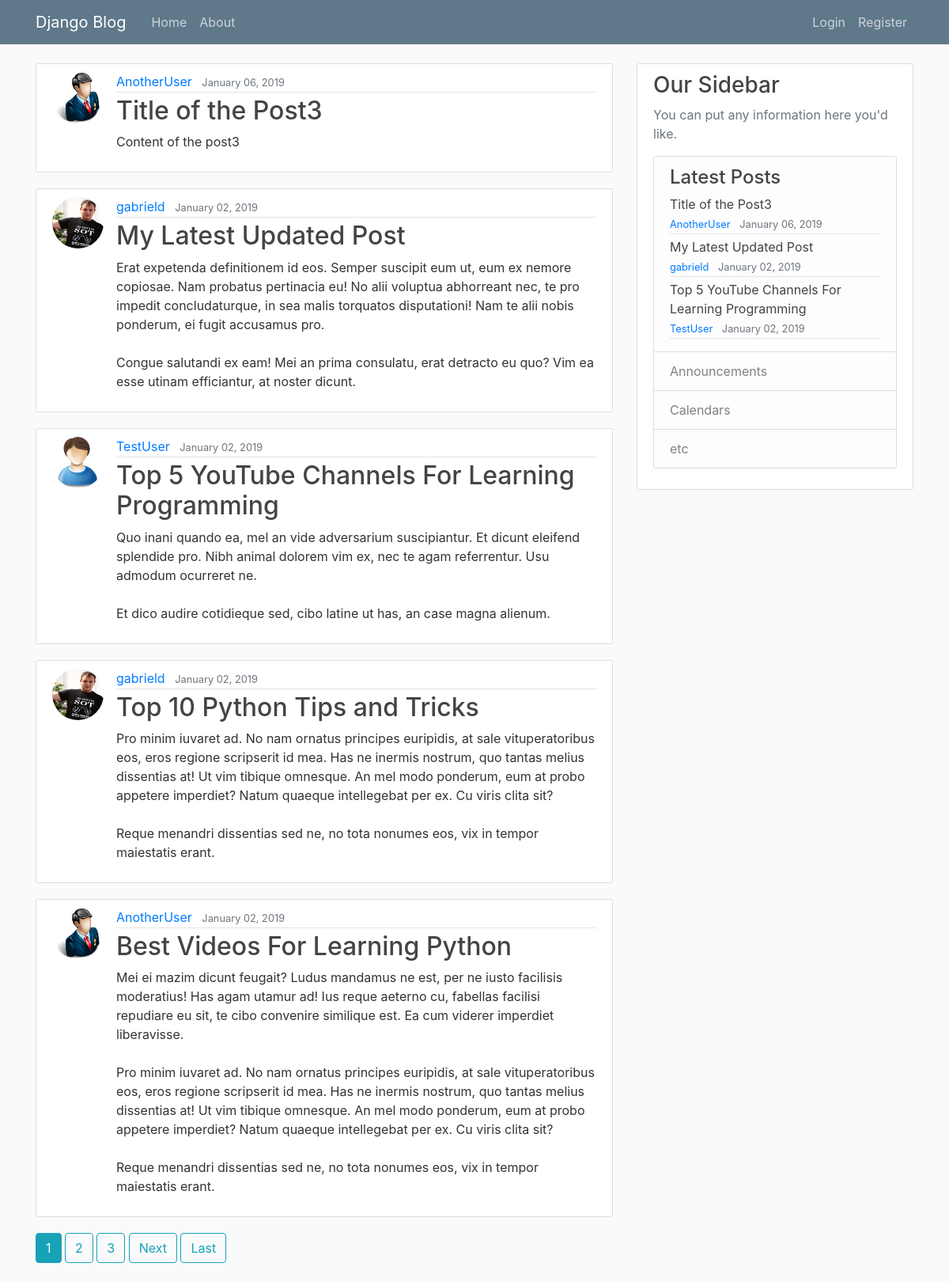
The page / on the database its author committed.
### blog/models.py (models this page shows, shortened)
class Post(models.Model):
    title = models.CharField(max_length=100)
    content = models.TextField()
    date_posted = models.DateTimeField(default=timezone.now)
    author = models.ForeignKey(User, on_delete=models.CASCADE)

### users/models.py (models this page shows, shortened)
class Profile(models.Model):
    user = models.OneToOneField(User, on_delete=models.CASCADE)
    image = models.ImageField(default='default.jpg', upload_to='profile_pics')

### blog/views.py (the view)
# urls.py: path('', PostListView.as_view(), name='blog-home'),
class PostListView(SlideBar, ListView):
    model = Post
    template_name = 'blog/home.html'  # <app>/<model>_<viewtype>.html
    context_object_name = 'posts'
    ordering = ['-date_posted']
    paginate_by = 5  # pagination functionality (from django.core.paginator import Paginator)

### blog/views.py (called while the page is built)
    def get_context_data(self, **kwargs):
        context = super().get_context_data(**kwargs)
        context['lastes'] = self.lastes
        return context

### blog/templates/blog/home.html (shortened to what this page needs)
{% extends "blog/base.html" %}
{% block content %}
    {% for post in posts %}
        <article class="media content-section">
            <img class="rounded-circle article-img" src="{{ post.author.profile.image.url }}" alt="{{ post.author }}">
          <div class="media-body">
            <div class="article-metadata">
              <a class="mr-2" href="{% url 'user-posts' post.author.username %}">{{ post.author }}</a>
              <small class="text-muted">{{ post.date_posted|date:"F d, Y" }}</small>
            </div>
            <h2><a class="article-title" href="{% url 'post-detail' post.id %}">{{ post.title }}</a></h2>
            <p class="article-content">{{ post.content }}</p>
          </div>
        </article>
    {% endfor %}
    {% if is_paginated %}
        {% for num in page_obj.paginator.page_range %}
            {% if page_obj.number == num %}
                <a class="btn btn-info mb-4" href="?page={{ num }}">{{ num }}</a>
            {% elif num > page_obj.number|add:'-3' and num < page_obj.number|add:'3' %}
                <a class="btn btn-outline-info mb-4" href="?page={{ num }}">{{ num }}</a>
            {% endif %}
        {% endfor %}
        {% if page_obj.has_next %}
            <a class="btn btn-outline-info mb-4" href="?page={{ page_obj.next_page_number}}">Next</a>
            <a class="btn btn-outline-info mb-4" href="?page={{ page_obj.paginator.num_pages}}">Last</a>
        {% endif %}
    {% endif %}
{% endblock content %}

### blog/templates/blog/base.html (shortened to what this page needs)
{% load static %}
<!DOCTYPE html>
<html lang="en">
<head>
    <link rel="stylesheet" href="https://maxcdn.bootstrapcdn.com/bootstrap/4.0.0/css/bootstrap.min.css">
    <link rel="stylesheet" href="{% static 'blog/main.css' %}">
</head>
<body>
    <header class="site-header">
      <nav class="navbar navbar-expand-md navbar-dark bg-steel fixed-top">
        <div class="container">
          <a class="navbar-brand mr-4" href="{% url 'blog-home'%}">Django Blog</a>
          <div class="collapse navbar-collapse" id="navbarToggle">
            <div class="navbar-nav mr-auto">
              <a class="nav-item nav-link" href="{% url 'blog-home'%}">Home</a>
              <a class="nav-item nav-link" href="{% url 'blog-about'%}">About</a>
            </div>
            <div class="navbar-nav">
                {% if user.is_authenticated %}
                    <a class="nav-item nav-link" href="{% url 'post-create'%}">New Post</a>
                    <a class="nav-item nav-link" href="{% url 'profile'%}">{{ user.username }}'s Profile</a>
                    <a class="nav-item nav-link" href="{% url 'logout'%}">Logout</a>
               {% else %}
                    <a class="nav-item nav-link" href="{% url 'login'%}">Login</a>
                    <a class="nav-item nav-link" href="{% url 'register'%}">Register</a>
                {% endif %}
            </div>
          </div>
        </div>
      </nav>
    </header>
    <main role="main" class="container">
      <div class="row">
        <div class="col-md-8">
            {% block content %}{% endblock %}
        </div>
        <div class="col-md-4">
           {% block slide_bar %} {% include "blog/slidebar.html" %} {% endblock %}
        </div>
      </div>
    </main>
</body>
</html>

### blog/templates/blog/slidebar.html (shortened to what this page needs)
{% load static %}
<!DOCTYPE html>
<html lang="en">
    <div class="content-section">
        <h3>Our Sidebar</h3>
        <p class='text-muted'>You can put any information here you'd like.
            <ul class="list-group">
                <li class="list-group-item list-group-item-light">
                    <h4>Latest Posts</h4>
                        {% for post in lastes %}
                            <a class="article-title" href="{% url 'post-detail' post.id %}">{{ post.title }}</a>
                            <div class="article-metadata">
                                <small class="text-muted">
                                    <a class="mr-2" href="{% url 'user-posts' post.author.username %}">{{ post.author }}</a>
                                    {{ post.date_posted|date:"F d, Y" }}
                                </small>
                           </div>
                         {% endfor %}
                </li>
                <li class="list-group-item list-group-item-light">Announcements</li>
                <li class="list-group-item list-group-item-light">Calendars</li>
                <li class="list-group-item list-group-item-light">etc</li>
            </ul>
        </p>
    </div>
</html>

### blog/static/blog/main.css (style rules this page uses)
body { background: #fafafa; color: #333333; margin-top: 5rem; }
h1, h2, h3, h4, h5, h6 { color: #444444; }
ul { margin: 0; }
.bg-steel { background-color: #5f788a; }
.site-header .navbar-nav .nav-link { color: #cbd5db; }
.content-section { background: #ffffff; padding: 10px 20px; border: 1px solid #dddddd; border-radius: 3px; margin-bottom: 20px; }
.article-title { color: #444444; }
.article-content { white-space: pre-line; }
.article-img { height: 65px; width: 65px; margin-right: 16px; }
.article-metadata { padding-bottom: 1px; margin-bottom: 4px; border-bottom: 1px solid #e3e3e3 }

### rows shown on the page
Post: author.profile.image (picture), author "AnotherUser", date_posted "January 06, 2019", title "Title of the Post3", content "Content of the post3"
Post: author.profile.image (picture), author "gabrield", date_posted "January 02, 2019", title "My Latest Updated Post", content "Erat expetenda definitionem id eos. Semper suscipit eum ut, eum ex nemore copiosae. Nam probatus pertinacia eu! No alii voluptua abhorreant nec, te pro impedit concludaturque, in sea malis torquatos disputationi! Nam te alii nobis ponderum, ei fugit accusamus pro. Congue salutandi ex eam! Mei an prima consulatu, erat detracto eu quo? Vim ea esse utinam efficiantur, at noster dicunt."
Post: author.profile.image (placeholder picture), author "TestUser", date_posted "January 02, 2019", title "Top 5 YouTube Channels For Learning Programming", content "Quo inani quando ea, mel an vide adversarium suscipiantur. Et dicunt eleifend splendide pro. Nibh animal dolorem vim ex, nec te agam referrentur. Usu admodum ocurreret ne. Et dico audire cotidieque sed, cibo latine ut has, an case magna alienum."
Post: author.profile.image (picture), author "gabrield", date_posted "January 02, 2019", title "Top 10 Python Tips and Tricks", content "Pro minim iuvaret ad. No nam ornatus principes euripidis, at sale vituperatoribus eos, eros regione scripserit id mea. Has ne inermis nostrum, quo tantas melius dissentias at! Ut vim tibique omnesque. An mel modo ponderum, eum at probo appetere imperdiet? Natum quaeque intellegebat per ex. Cu viris clita sit? Reque menandri dissentias sed ne, no tota nonumes eos, vix in tempor maiestatis erant."
Post: author.profile.image (picture), author "AnotherUser", date_posted "January 02, 2019", title "Best Videos For Learning Python", content "Mei ei mazim dicunt feugait? Ludus mandamus ne est, per ne iusto facilisis moderatius! Has agam utamur ad! Ius reque aeterno cu, fabellas facilisi repudiare eu sit, te cibo convenire similique est. Ea cum viderer imperdiet liberavisse. Pro minim iuvaret ad. No nam ornatus principes euripidis, at sale vituperatoribus eos, eros regione scripserit id mea. Has ne inermis nostrum, quo tantas melius dissentias at! Ut vim tibique omnesque. An mel modo ponderum, eum at probo appetere imperdiet? Natum quaeque intellegebat per ex. Cu viris clita sit? Reque menandri dissentias sed ne, no tota nonumes eos, vix in tempor maiestatis erant."

### other values the page prints
{{ num }} "1"
{{ num }} "2" "3"
